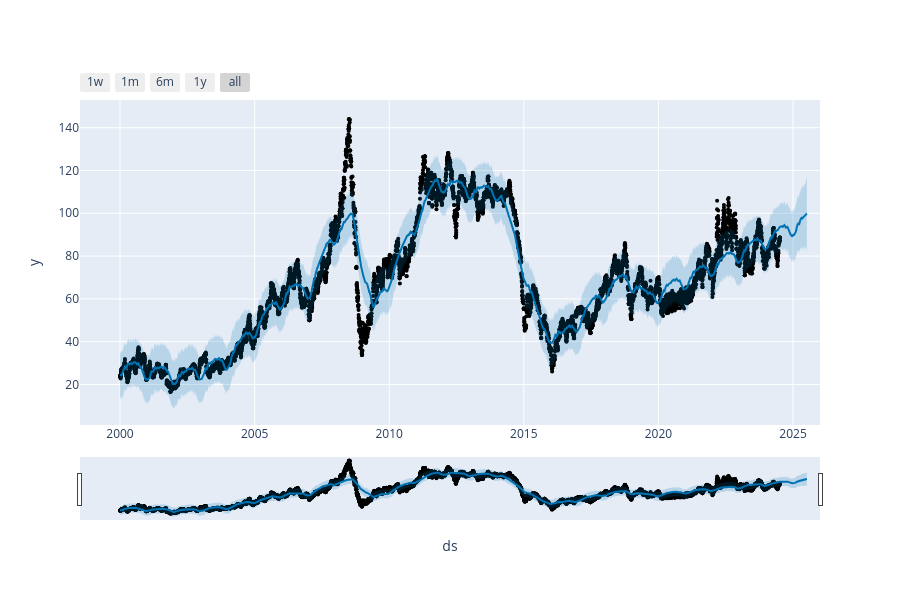

Notebook code for this chart:
### Markdown cell above
**Keterangan:**

- Area biru muda: range nilai prediksi harga minyak (disimpan di `yhat_upper`, `yhat_lower`)
- Garis biru tua: hasil prediksi harga minyak
- Titik data hitam: data point asli dari dataframe `oil_price_clean`.

> Secara default, model baseline `Prophet()` tidak bisa menangkap nilai-nilai ekstrim. Terutama di sekitar tahun 2008.

### Code cell
# alternative plotting
from prophet.plot import plot_plotly, plot_components_plotly

plot_plotly(model_prophet, forecast)

### Figure 1 — Plotly figure (JSON) as saved in the notebook; plotly's stock layout.template omitted (floating-point values rounded to 4 significant figures; data arrays with more than 128 entries replaced by an {"elided": "..."} marker saying what was removed)
{"data": [{"marker": {"color": "black", "size": 4}, "mode": "markers", "name": "Actual", "type": "scatter", "x": {"elided": "8956 str values"}, "y": {"elided": "8956 float values"}}, {"hoverinfo": "skip", "line": {"width": 0}, "mode": "lines", "type": "scatter", "x": {"elided": "9321 str values"}, "y": {"elided": "9321 float values"}}, {"fill": "tonexty", "fillcolor": "rgba(0, 114, 178, 0.2)", "line": {"color": "#0072B2", "width": 2}, "mode": "lines", "name": "Predicted", "type": "scatter", "x": {"elided": "9321 str values"}, "y": {"elided": "9321 float values"}}, {"fill": "tonexty", "fillcolor": "rgba(0, 114, 178, 0.2)", "hoverinfo": "skip", "line": {"width": 0}, "mode": "lines", "type": "scatter", "x": {"elided": "9321 str values"}, "y": {"elided": "9321 float values"}}], "layout": {"height": 600, "showlegend": false, "width": 900, "xaxis": {"rangeselector": {"buttons": [{"count": 7, "label": "1w", "step": "day", "stepmode": "backward"}, {"count": 1, "label": "1m", "step": "month", "stepmode": "backward"}, {"count": 6, "label": "6m", "step": "month", "stepmode": "backward"}, {"count": 1, "label": "1y", "step": "year", "stepmode": "backward"}, {"step": "all"}]}, "rangeslider": {"visible": true}, "title": {"text": "ds"}, "type": "date"}, "yaxis": {"title": {"text": "y"}}}}
